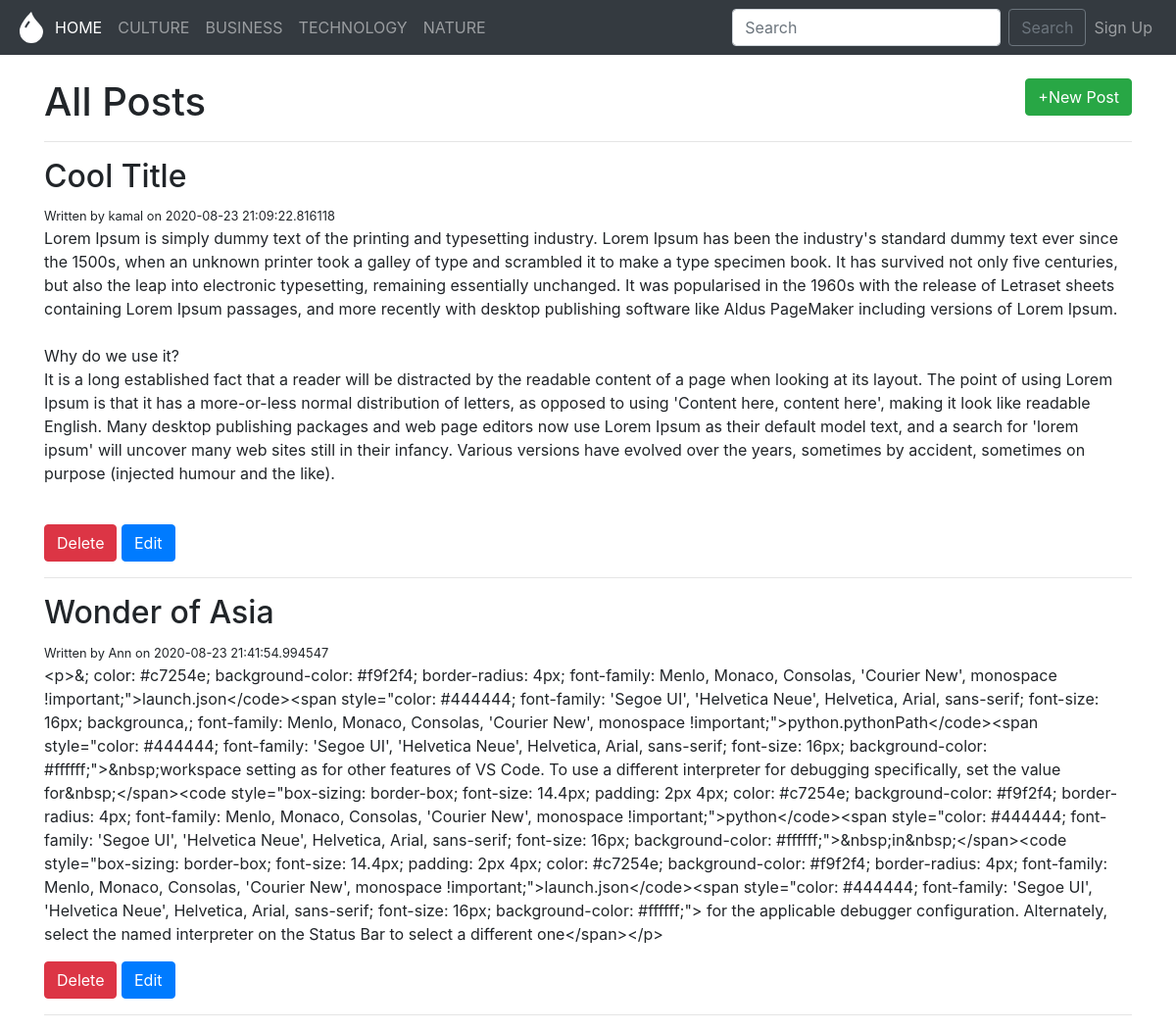
The page /posts on the database its author committed.
### app.py (models this page shows, shortened)
class Articles(db.Model):
    id = db.Column(db.Integer, primary_key=True)
    title = db.Column(db.String(100), nullable=False)
    content = db.Column(db.Text, nullable=False)
    author = db.Column(db.String(20), nullable=False, default='N/A')
    url = db.Column(db.String(200), nullable=True)
    location = db.Column(db.String(100), nullable=True)
    labels = db.Column(db.String(200), nullable=True)
    allow_comments = db.Column(db.Boolean, nullable=True, default=False)
    created_at = db.Column(db.DateTime, nullable=False, default=datetime.utcnow)
    updated_at = db.Column(db.DateTime, nullable=False, default=datetime.utcnow)

### app.py (the view)
@app.route('/posts', methods=['GET', 'POST'])
def posts():
    if request.method == 'POST':
        post_title = request.form['title']
        post_content = request.form['content']
        post_author = request.form['author']
        new_post = Articles(title=post_title, content=post_content, author=post_author)
        db.session.add(new_post)
        db.session.commit()
        return redirect('/posts')
    else:
        all_posts = Articles.query.order_by(Articles.updated_at).all()
        return render_template('posts.htm', posts=all_posts)

### templates/posts.htm (shortened to what this page needs)
{% extends 'base.htm' %}
{% block body %}
    <br>
    <div>
        <h1 style="display: inline;">All Posts</h1>
        <a style="display:inline" class="btn btn-success float-right" href="/posts/new">+New Post</a>
    </div>
    <hr>
    {% for post in posts %}
        <h2>{{ post.title }}</h2>
        {% if post.author %}
            <small>Written by {{ post.author }} on {{ post.created_at }}</small>
        {% else %}
            <small>Written by Unknown on {{ post.created_at }}</small>
        {% endif %}
        <p style="white-space: pre-wrap;">{{ post.content }}</p>
        <a class="btn btn-danger" href="/posts/delete/{{post.id}}">Delete</a>
        <a class="btn btn-primary" href="/posts/edit/{{post.id}}">Edit</a>
        <hr>
    {% endfor %}
{% endblock %}

### templates/base.htm (shortened to what this page needs)
<!DOCTYPE html>
<html class="no-js">
<head>
    <link rel="stylesheet" href="https://stackpath.bootstrapcdn.com/bootstrap/4.5.2/css/bootstrap.min.css">
</head>
<body>
    <nav class="navbar navbar-expand-lg navbar-dark bg-dark">
        <div class="collapse navbar-collapse" id="navbarSupportedContent">
          <ul class="navbar-nav mr-auto">
            <li class="nav-item active">
              <a class="nav-link" href="/">HOME <span class="sr-only">(current)</span></a>
            </li>
            <li class="nav-item">
              <a class="nav-link" href="/posts/culture">CULTURE</a>
            </li>
            <li class="nav-item">
              <a class="nav-link" href="/posts/business">BUSINESS</a>
            </li>
            <li class="nav-item">
              <a class="nav-link" href="/posts/technology">TECHNOLOGY</a>
            </li>
            <li class="nav-item">
              <a class="nav-link" href="/posts/nature">NATURE</a>
            </li>
          </ul>
          <form class="form-inline my-2 my-lg-0" action="/search/result">
            <input class="form-control mr-sm-2" type="search" placeholder="Search" aria-label="Search" name="q">
            <button class="btn btn-outline-secondary my-2 my-sm-0" type="submit">Search</button>
            <ul class="navbar-nav mr-auto">
              <li class="nav-item">
                <a class="nav-link" href="/signup">Sign Up</a>
              </li>
              </ul>
        </form>
        </div>
      </nav>
    <div class="container">
        {% block body %} {% endblock %}
    </div>
</body>
</html>

### rows shown on the page
Articles: title "Cool Title", author "kamal", created_at "2020-08-23 21:09:22.816118", content "Lorem Ipsum is simply dummy text of the printing and typesetting industry. Lorem Ipsum has been the industry's standard dummy text ever since the 1500s, when an unknown printer took a galley of type and scrambled it to make a type specimen book. It has survived not only five centuries, but also the leap into electronic typesetting, remaining essentially unchanged. It was popularised in the 1960s with the release of Letraset sheets containing Lorem Ipsum passages, and more recently with desktop publishing software like Aldus PageMaker including versions of Lorem Ipsum. Why do we use it? It is a long established fact that a reader will be distracted by the readable content of a page when…"
Articles: title "Wonder of Asia", author "Ann", created_at "2020-08-23 21:41:54.994547", content "<p>&; color: #c7254e; background-color: #f9f2f4; border-radius: 4px; font-family: Menlo, Monaco, Consolas, 'Courier New', monospace !important;\">launch.json</code><span style=\"color: #444444; font-family: 'Segoe UI', 'Helvetica Neue', Helvetica, Arial, sans-serif; font-size: 16px; backgrounca,; font-family: Menlo, Monaco, Consolas, 'Courier New', monospace !important;\">python.pythonPath</code><span style=\"color: #444444; font-family: 'Segoe UI', 'Helvetica Neue', Helvetica, Arial, sans-serif; font-size: 16px; background-color: #ffffff;\">&nbsp;workspace setting as for other features of VS Code. To use a different interpreter for debugging specifically, set the value for&nbsp;</span><code…"
